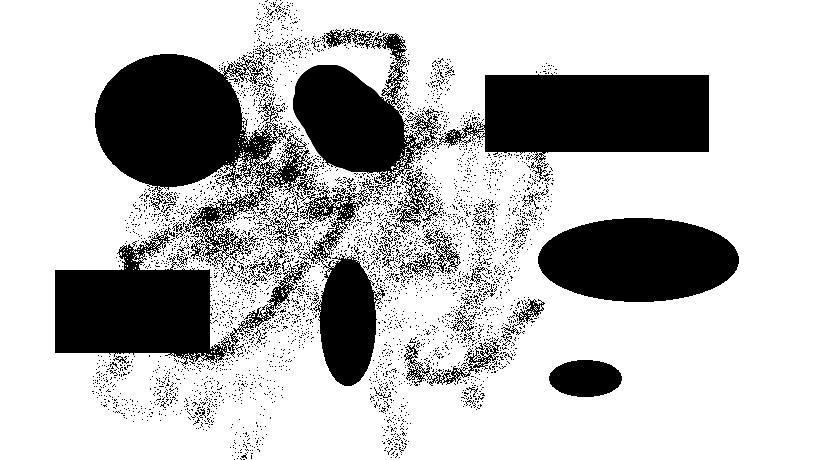
#> input picture ChuckTests/PythonTest/testnoise2.jpg, 819 x 460 px
$ python blobtest2.py   (Python 2 division)
#> lines starting #> are read from the running program, lines starting #| are printed output that depends on the picture; after the words box and inside, x2 and y2 are one past the last pixel; in counts of white or black regions, pixels touching at a corner belong together
# TODO List
# make sure that the check doesnt go out of bounds
# maybe spin this off as its own function so it can be used
# in other functions
# file
filename = 'testnoise2.jpg'
# Standard imports
import cv2
import numpy as np

from math import cos
from math import sin
from math import radians
from math import sqrt
# this can be improved
# doing the vector form of lines but i dont want to rederive that
# so fix this sometime in the future
# [65 lines left out: functions drawLinesBetweenPoints, radialSearch, findMaxMinAxis, not called in this run]

# Read image
im = cv2.imread(filename, cv2.IMREAD_GRAYSCALE)
#> im is the input picture: shape (460, 819); min 0, max 255, mean 186.2
#im = cv2.imread("test3.jpg", cv2.IMREAD_GRAYSCALE)

bluredIm = cv2.GaussianBlur(im,(91,91),0)
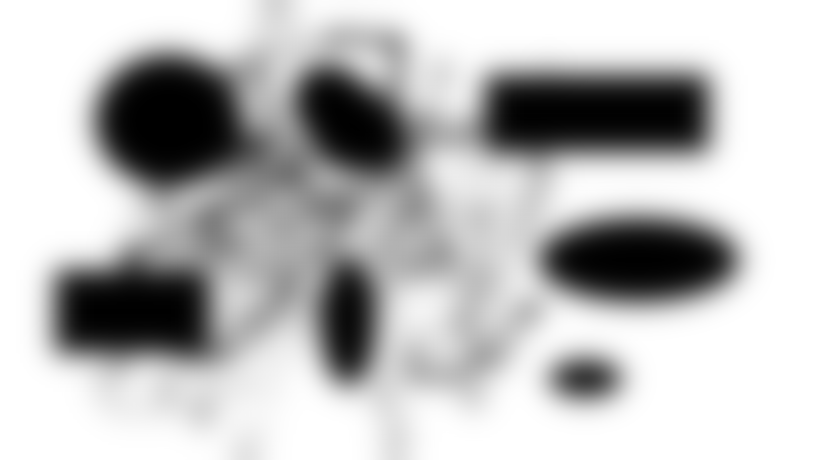
#> bluredIm: shape (460, 819); min 0, max 255, mean 186.2
#this needs to be 5 for the canny edge detector
bluredIm2 = cv2.GaussianBlur(im,(5,5),0)
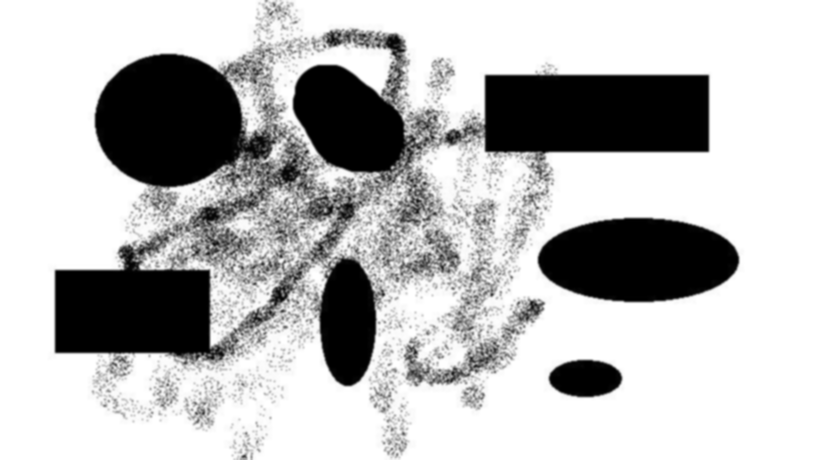
#> bluredIm2: shape (460, 819); min 0, max 255, mean 186.2
#bluredIm = cv2.medianBlur(im,19)
#ret,bluredIm = cv2.threshold(bluredIm,240,255,cv2.THRESH_BINARY)
#bluredIm = cv2.adaptiveThreshold(bluredIm,255,cv2.ADAPTIVE_THRESH_GAUSSIAN_C,\
#        cv2.THRESH_BINARY,11,2)
# Set up the detector with default parameters.
params = cv2.SimpleBlobDetector_Params()
params.filterByArea = True
params.minArea = 1000
params.maxArea = 1500000
params.filterByCircularity = False
params.filterByInertia = False


detector = cv2.SimpleBlobDetector_create(params)

# Detect blobs.
#keypointsNoBlur = detector.detect(im)
keypointsBlur = detector.detect(bluredIm)
#> keypointsBlur = 7 keypoints; (x, y, size): (594, 114, 153.4), (136, 310, 130.7), (638, 260, 129), (174, 122, 128.6), (351, 124, 101.4), (364, 294, 84.6), (585, 378, 53.8)
#print (bluredIm)
sigma = .33
v = np.median(bluredIm)
#> v = 220
lower = int(max(0, (1.0 - sigma) * v))
#> lower = 147
upper = int(min(255, (1.0 + sigma) * v))
#> upper = 255
cannyEdges = cv2.Canny(bluredIm2, lower, upper, 5)
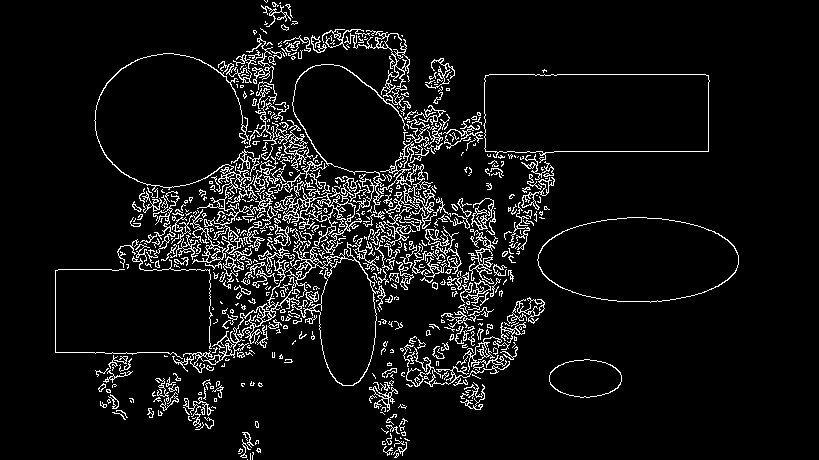
#> cannyEdges: shape (460, 819); 7.1% white in thin lines or dots, all inside (x1, y1, x2, y2) = (55, 0, 739, 460)


# Draw detected blobs as red circles.
# cv2.DRAW_MATCHES_FLAGS_DRAW_RICH_KEYPOINTS ensures the size of the circle corresponds to the size of blob
#im_with_keypointsNoBlur = cv2.drawKeypoints(im, keypointsNoBlur, np.array([]), (0,0,255), cv2.DRAW_MATCHES_FLAGS_DRAW_RICH_KEYPOINTS)
im_with_keypointsBlur = cv2.drawKeypoints(im, keypointsBlur, np.array([]), (0,0,255), cv2.DRAW_MATCHES_FLAGS_DRAW_RICH_KEYPOINTS)
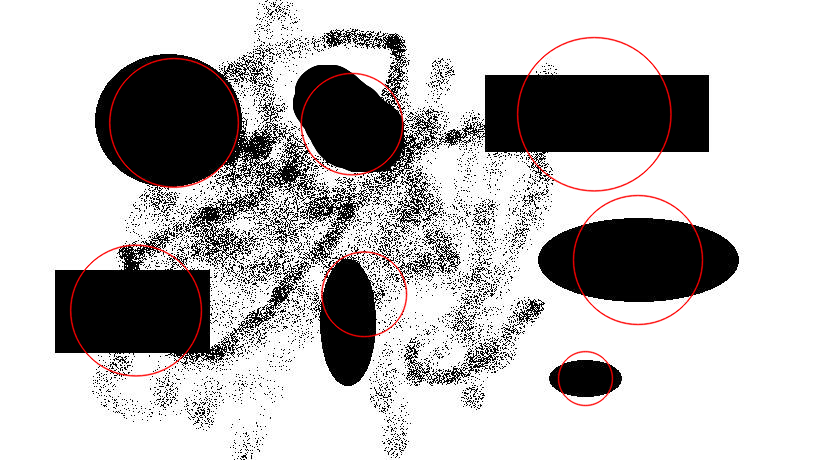
#> im_with_keypointsBlur: shape (460, 819, 3); mean of channels 0, 1, 2 185.2, 185.2, 187.3; drawn as B, G, R
#print type(im_with_keypointsBlur)
#print len(keypointsNoBlur)
#print len(keypointsBlur)
for point in keypointsBlur:
    pointxy = point.pt
    pointx = pointxy[0]
    pointy = pointxy[1]
#> (the run stopped early here; a loop or call above may not have finished)
